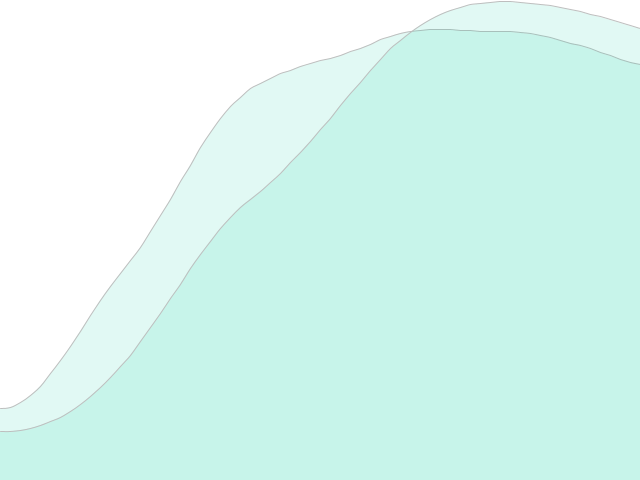
Frame 1 (no input)
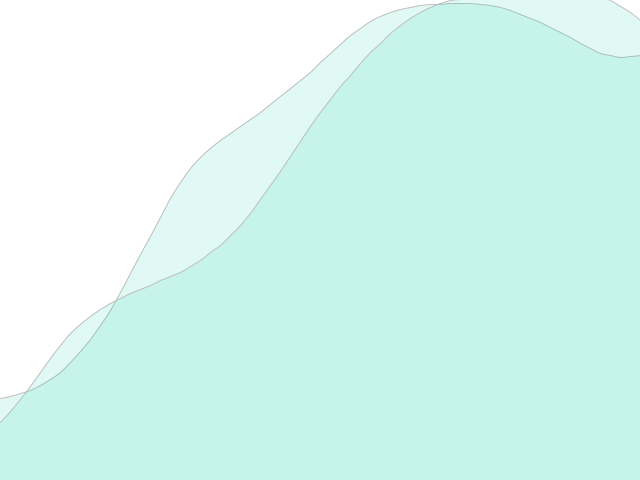
Frame 60 (the mouse pressed at the canvas centre just before this capture)
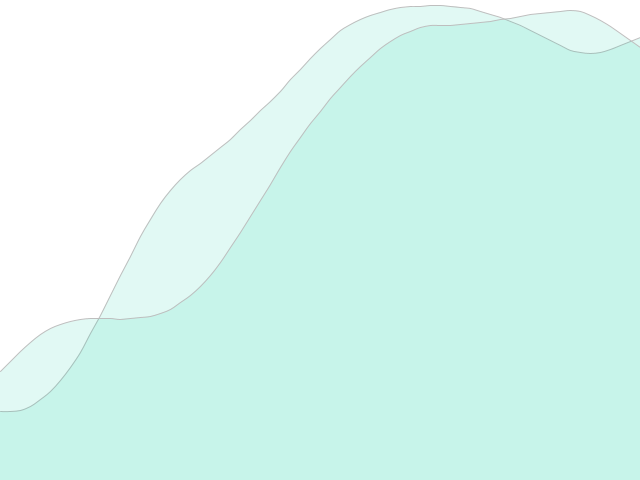
Frame 120 (the mouse held since frame 60 and released just before this capture)

The Processing sketch that drew these frames (run headless with seeded random() and noise(); from frame 60 on, the mouse is pressed at the canvas centre):

// Processing sketch: processing_9306
// ── processing_9306.pde

float xs;
float t=0, j=0;
void setup() {
        size(640, 480);
        frameRate(60);
        noiseDetail(3);
        smooth();
        fill(0,200,160,30);
        stroke(190);
        xs = width/60;
}
 
void draw() {
        background(255);
        for (int i = 1 ; i <=2 ; ++i){
           beginShape();
           for (float x =-xs; x <= width+xs; x += xs) {
             curveVertex(x, height*2*noise(x*0.002+t*0.618,t+i*0.3)-height/2 );
           }
           vertex(width, height);
           vertex(0, height);
           endShape();
           t = t + tan(noise(j)*PI/2)*0.001;
           println(tan(noise(j)*PI/2));
           j=j+0.003;
        }
}
